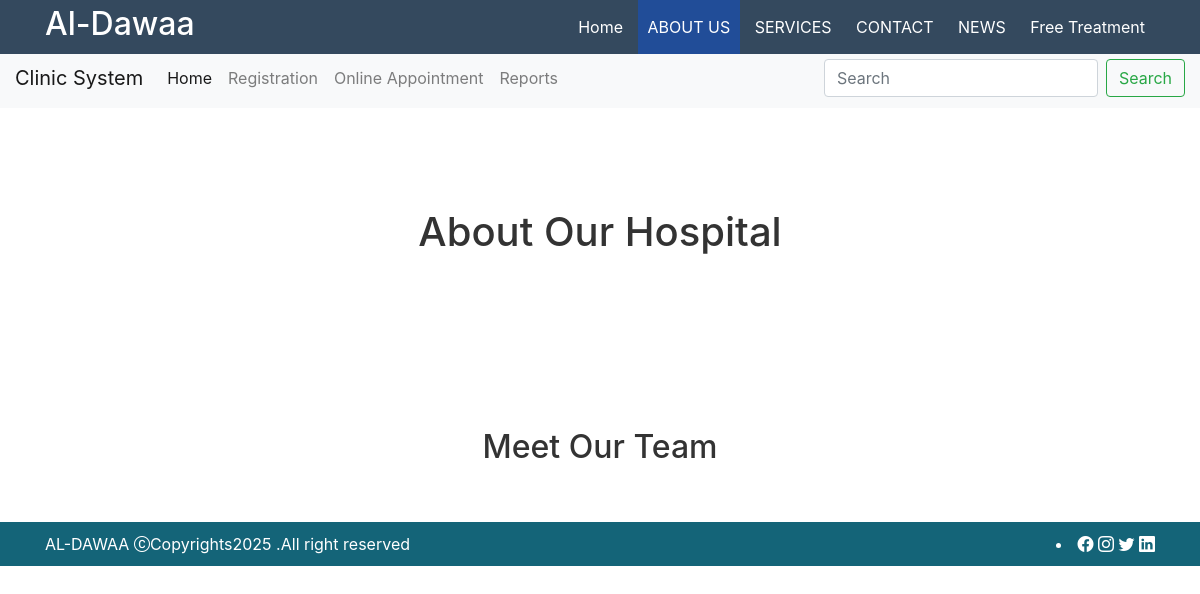
Before: /about-us/ with the older database file.
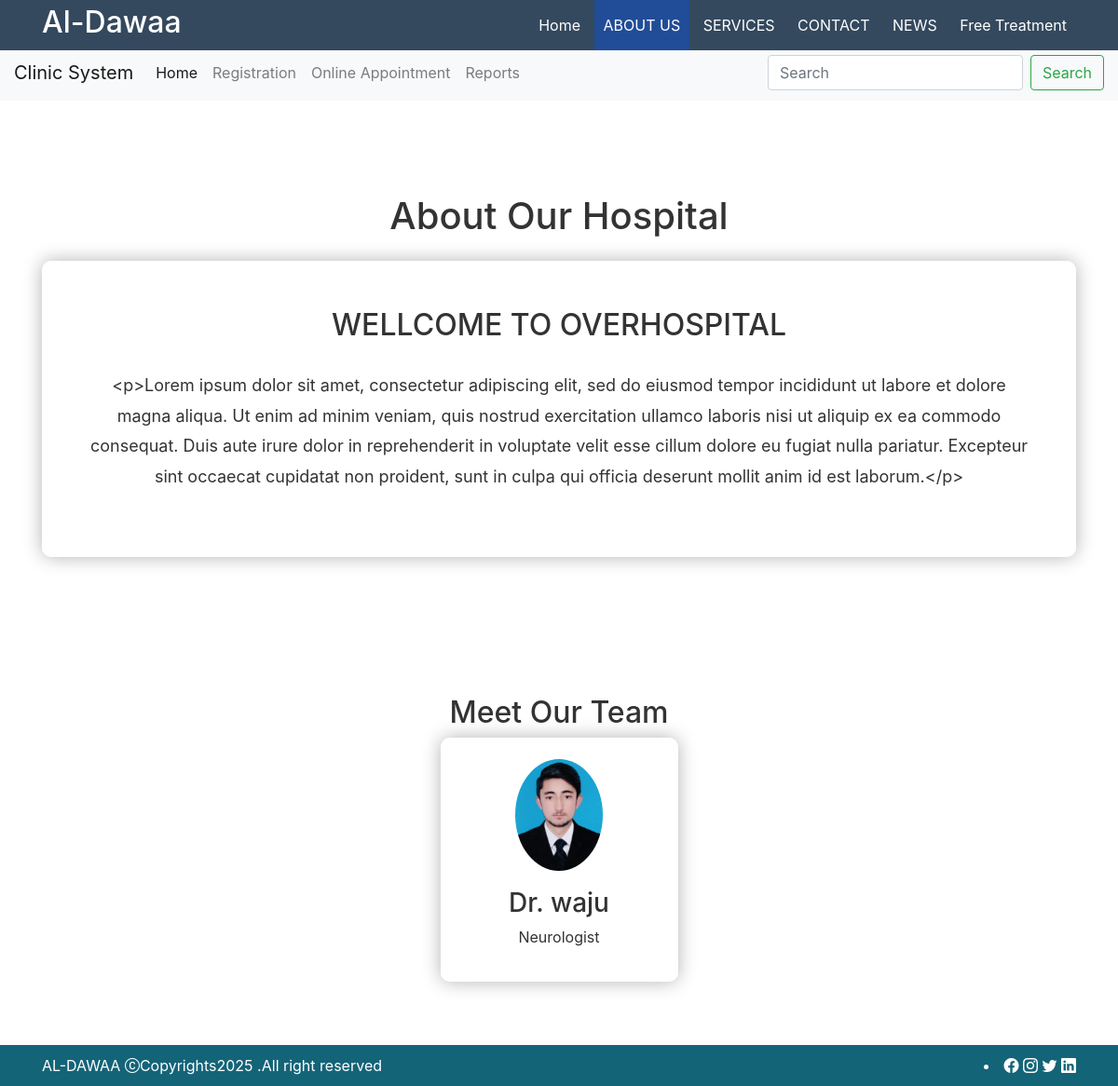
After: the same page with the newer database file.
### about/models.py (models this page shows)
class About(models.Model):
    about_title=models.CharField(max_length=50)
    about_des=HTMLField()
    aboutDoc_name=models.CharField(max_length=50)
    aboutDoc_specialization=models.CharField(max_length=50)

### al_dawaa/views.py (the view)
# urls.py: path('about-us/', views.aboutUs ),
def aboutUs(request):
                aboutData=About.objects.all()
                data={
                    'title':'Al-Dawaa',
                    'aboutData':aboutData
                }
                return render(request, "about.html",data)

### templates/about.html (shortened to what this page needs)
{% extends "base.html" %} {% block content %}
<!DOCTYPE html>
<html lang="en">
  <head>
    <link
      rel="stylesheet"
      href="https://stackpath.bootstrapcdn.com/bootstrap/4.5.2/css/bootstrap.min.css"
    />
  </head>
  <body>
    <div class="container">
      <div class="row">
        <div class="col-md-12">
          <div class="about-section text-center">
            <h1 class="mb-4">About Our Hospital</h1>
            {% for n in aboutData %}
            <div class="about-content">
              <h2>{{n.about_title}}</h2>
              <p>{{n.about_des}}</p>
            </div>
            {% endfor %}
          </div>
        </div>
      </div>
      <div class="row">
        <div class="col-md-12">
          <div class="text-center mt-5">
            <h2>Meet Our Team</h2>
          </div>
        </div>
      </div>
      <div class="row justify-content-center">
        {% for n in aboutData %}
        <div class="col-md-3">
          <div class="team-member text-center">
            <img
              src="/static/images/dr.jpg"
              alt="Team Member"
              class="img-fluid"
            />
            <h3>{{n.aboutDoc_name}}</h3>
            <p>{{n.aboutDoc_specialization}}</p>
          </div>
        </div>
        {% endfor %}
      </div>
    </div>
  </body>
</html>
{% endblock %}

### templates/base.html
{% include "header.html" %}{% include "homeHeader.html" %}{% block content %}
{%endblock %} {% comment %} "footer.html"%dfghjfghjkldfghjdfghj{% endcomment %}
{% include "footer.html" %}

### templates/header.html (shortened to what this page needs)
<!DOCTYPE html>
<html lang="en">
  <head>
    <link rel="stylesheet" href="\static\bootstrap.css" />
    <link rel="stylesheet" href="\static\style0.css" />
    <link rel="stylesheet" href="\static\style1.css" />
    <link
      rel="stylesheet"
      href="https://cdn.jsdelivr.net/npm/bootstrap-icons@1.10.2/font/bootstrap-icons.css"
    />
  </head>
  <body>
    <div id="header">
      <div class="container">
        <div class="row">
          <div class="col-lg-4">
            <h1 id="icon">{{title}}</h1>
          </div>
          <div class="col-lg-8">
            <ul id="menu" class="float-md-right">
              <li
                class="{% if request.path == '/' %} active {% endif %}"
                id="home"
              >
                <a href="/">Home</a>
              </li>
              <li
                class="{% if request.path == '/about-us/' %} active {% endif %}"
                id="about"
              >
                <a href="/about-us/">ABOUT US</a>
              </li>
              <li
                class="{% if request.path == '/services' %} active {% endif %}"
              >
                <a href="/services">SERVICES</a>
              </li>
              <li
                class="{% if request.path == '/contact/' %} active {% endif %}"
              >
                <a href="/contact/">CONTACT</a>
              </li>
              <li class="{% if request.path == '/news' %} active {% endif %}">
                <a href="/news">NEWS</a>
              </li>
              <li
                class="{% if request.path == '/free-treatment' %} active {% endif %}"
              >
                <a href="/free-treatment">Free Treatment</a>
              </li>
            </ul>
          </div>
        </div>
      </div>
    </div>
  </body>
</html>

### templates/homeHeader.html (shortened to what this page needs)
<!DOCTYPE html>
<html lang="en">
  <head>
    <link
      href="https://stackpath.bootstrapcdn.com/bootstrap/5.0.2/css/bootstrap.min.css"
      rel="stylesheet"
    />
    <link rel="stylesheet" href="\static\style1.css" />
    <link rel="stylesheet" href="\static\style0.css" />
  </head>
  <body>
    <nav id="subHeader" class="navbar navbar-expand-lg navbar-light bg-light" >
      <div class="container-fluid">
        <a class="navbar-brand" href="#">Clinic System</a>
        <div class="collapse navbar-collapse" id="navbarSupportedContent">
          <ul class="navbar-nav me-auto mb-2 mb-lg-0">
            <li class="nav-item">
              <a class="nav-link active" aria-current="page" href="#">Home</a>
            </li>
            <li class="nav-item">
              <a class="nav-link" href="#">Registration</a>
            </li>
            <li class="nav-item">
              <a class="nav-link" href="#">Online Appointment</a>
            </li>
            <li class="nav-item">
              <a class="nav-link" href="#">Reports</a>
            </li>
          </ul>
          <form class="d-flex">
            <input
              class="form-control me-2"
              type="search"
              placeholder="Search"
              aria-label="Search"
            />
            <button class="btn btn-outline-success" type="submit">
              Search
            </button>
          </form>
        </div>
      </div>
    </nav>
  </body>
</html>

### templates/footer.html (shortened to what this page needs)
<div id="footer">
  <div class="container">
    <div class="row">
      <div class="col-md-6">
        AL-DAWAA
        <i class="bi bi-c-circle"></i>Copyrights2025 .All right reserved
      </div>
      <div class="col-md-6">
        <li class="float-md-right">
          <i class="bi bi-facebook"></i>
          <i class="bi bi-instagram"></i>
          <i class="bi bi-twitter"></i>
          <i class="bi bi-linkedin"></i>
        </li>
      </div>
    </div>
  </div>
</div>

### static/style0.css (style rules this page uses)
.active a { background-color: rgb(33, 77, 152); }
#header { color: #fff; background: #34495e; position: fixed; top: 0; left: 0; width: 100%; z-index: 999; }
#icon { font-size: 2rem; margin-top: 5px; }
#menu { list-style: none; padding: 0%; margin: 0%; }
#menu li { display: inline-block; }
#menu li a { color: #fff; padding: 15px 10px; display: block; }

### static/style1.css (style rules this page uses)
#footer { color: #fff; background: rgb(20, 100, 120); padding: 10px 0; margin-top: 4%; }
#subHeader { color: #16861a; background: rgb(1, 28, 35); padding: 10px 0; margin-top: 4%; }

### templates/about.html (style rules this page uses)
body { background-image: url("https://external-content.duckduckgo.com/iu/?u=https%3A%2F%2Fwallpaperaccess.com%2Ffull%2F136949.jpg&f=1&nofb=1&ipt=0e9324a4a31eff27902e393515022c886708c2e25de0e9fe7c38c0381a3d0cf5&ipo=images"); background-size: cover; background-position: center; color: #333; }
.about-section { padding: 100px 0; }
.about-content { background-color: rgba( 255, 255, 255, 0.8 ); padding: 50px; border-radius: 10px; box-shadow: 0 0 20px rgba(0, 0, 0, 0.3); }
.about-content h2 { color: #333; margin-bottom: 30px; }
.about-content p { font-size: 18px; line-height: 1.8; margin-bottom: 20px; }
.team-member { background-color: rgba( 255, 255, 255, 0.8 ); padding: 20px; border-radius: 10px; box-shadow: 0 0 20px rgba(0, 0, 0, 0.3); margin-bottom: 20px; }
.team-member img { border-radius: 50%; max-width: 100px; border: 3px solid #fff; }
.team-member h3 { margin-top: 15px; }

Changed rows visible on the page:
added About: about_title "WELLCOME TO OVERHOSPITAL", about_des "<p>Lorem ipsum dolor sit amet, consectetur adipiscing elit, sed do eiusmod tempor incididunt ut labore et dolore magna aliqua. Ut enim ad minim veniam, quis nostrud exercitation ullamco laboris nisi ut aliquip ex ea commodo consequat. Duis aute irure dolor in reprehenderit in voluptate velit esse cillum dolore eu fugiat nulla pariatur. Excepteur sint occaecat cupidatat non proident, sunt in culpa qui officia deserunt mollit anim id est laborum.</p>", aboutDoc_name "Dr. waju", aboutDoc_specialization "Neurologist"
